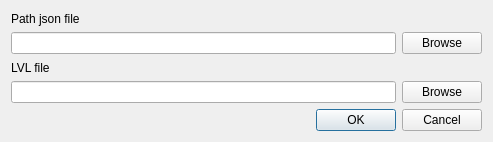
<?xml version="1.0" encoding="UTF-8"?>
<ui version="4.0">
 <class>ExportPathDialog</class>
 <widget class="QDialog" name="ExportPathDialog">
  <property name="geometry">
   <rect>
    <x>0</x>
    <y>0</y>
    <width>493</width>
    <height>142</height>
   </rect>
  </property>
  <property name="windowTitle">
   <string>Export path to lvl</string>
  </property>
  <layout class="QGridLayout" name="gridLayout">
   <item row="0" column="0">
    <widget class="QLabel" name="label">
     <property name="text">
      <string>Path json file</string>
     </property>
    </widget>
   </item>
   <item row="1" column="0">
    <widget class="QLineEdit" name="txtJsonPath"/>
   </item>
   <item row="1" column="1">
    <widget class="QPushButton" name="btnSelectJson">
     <property name="text">
      <string>Browse</string>
     </property>
    </widget>
   </item>
   <item row="2" column="0">
    <widget class="QLabel" name="label_3">
     <property name="text">
      <string>LVL file</string>
     </property>
    </widget>
   </item>
   <item row="3" column="0">
    <widget class="QLineEdit" name="txtLvlFilePath"/>
   </item>
   <item row="3" column="1">
    <widget class="QPushButton" name="btnSelectLvlFile">
     <property name="text">
      <string>Browse</string>
     </property>
    </widget>
   </item>
   <item row="4" column="0" colspan="2">
    <widget class="QDialogButtonBox" name="buttonBox">
     <property name="orientation">
      <enum>Qt::Horizontal</enum>
     </property>
     <property name="standardButtons">
      <set>QDialogButtonBox::Cancel|QDialogButtonBox::Ok</set>
     </property>
    </widget>
   </item>
  </layout>
 </widget>
 <resources/>
 <connections>
  <connection>
   <sender>buttonBox</sender>
   <signal>accepted()</signal>
   <receiver>ExportPathDialog</receiver>
   <slot>accept()</slot>
   <hints>
    <hint type="sourcelabel">
     <x>248</x>
     <y>254</y>
    </hint>
    <hint type="destinationlabel">
     <x>157</x>
     <y>274</y>
    </hint>
   </hints>
  </connection>
  <connection>
   <sender>buttonBox</sender>
   <signal>rejected()</signal>
   <receiver>ExportPathDialog</receiver>
   <slot>reject()</slot>
   <hints>
    <hint type="sourcelabel">
     <x>316</x>
     <y>260</y>
    </hint>
    <hint type="destinationlabel">
     <x>286</x>
     <y>274</y>
    </hint>
   </hints>
  </connection>
 </connections>
</ui>
